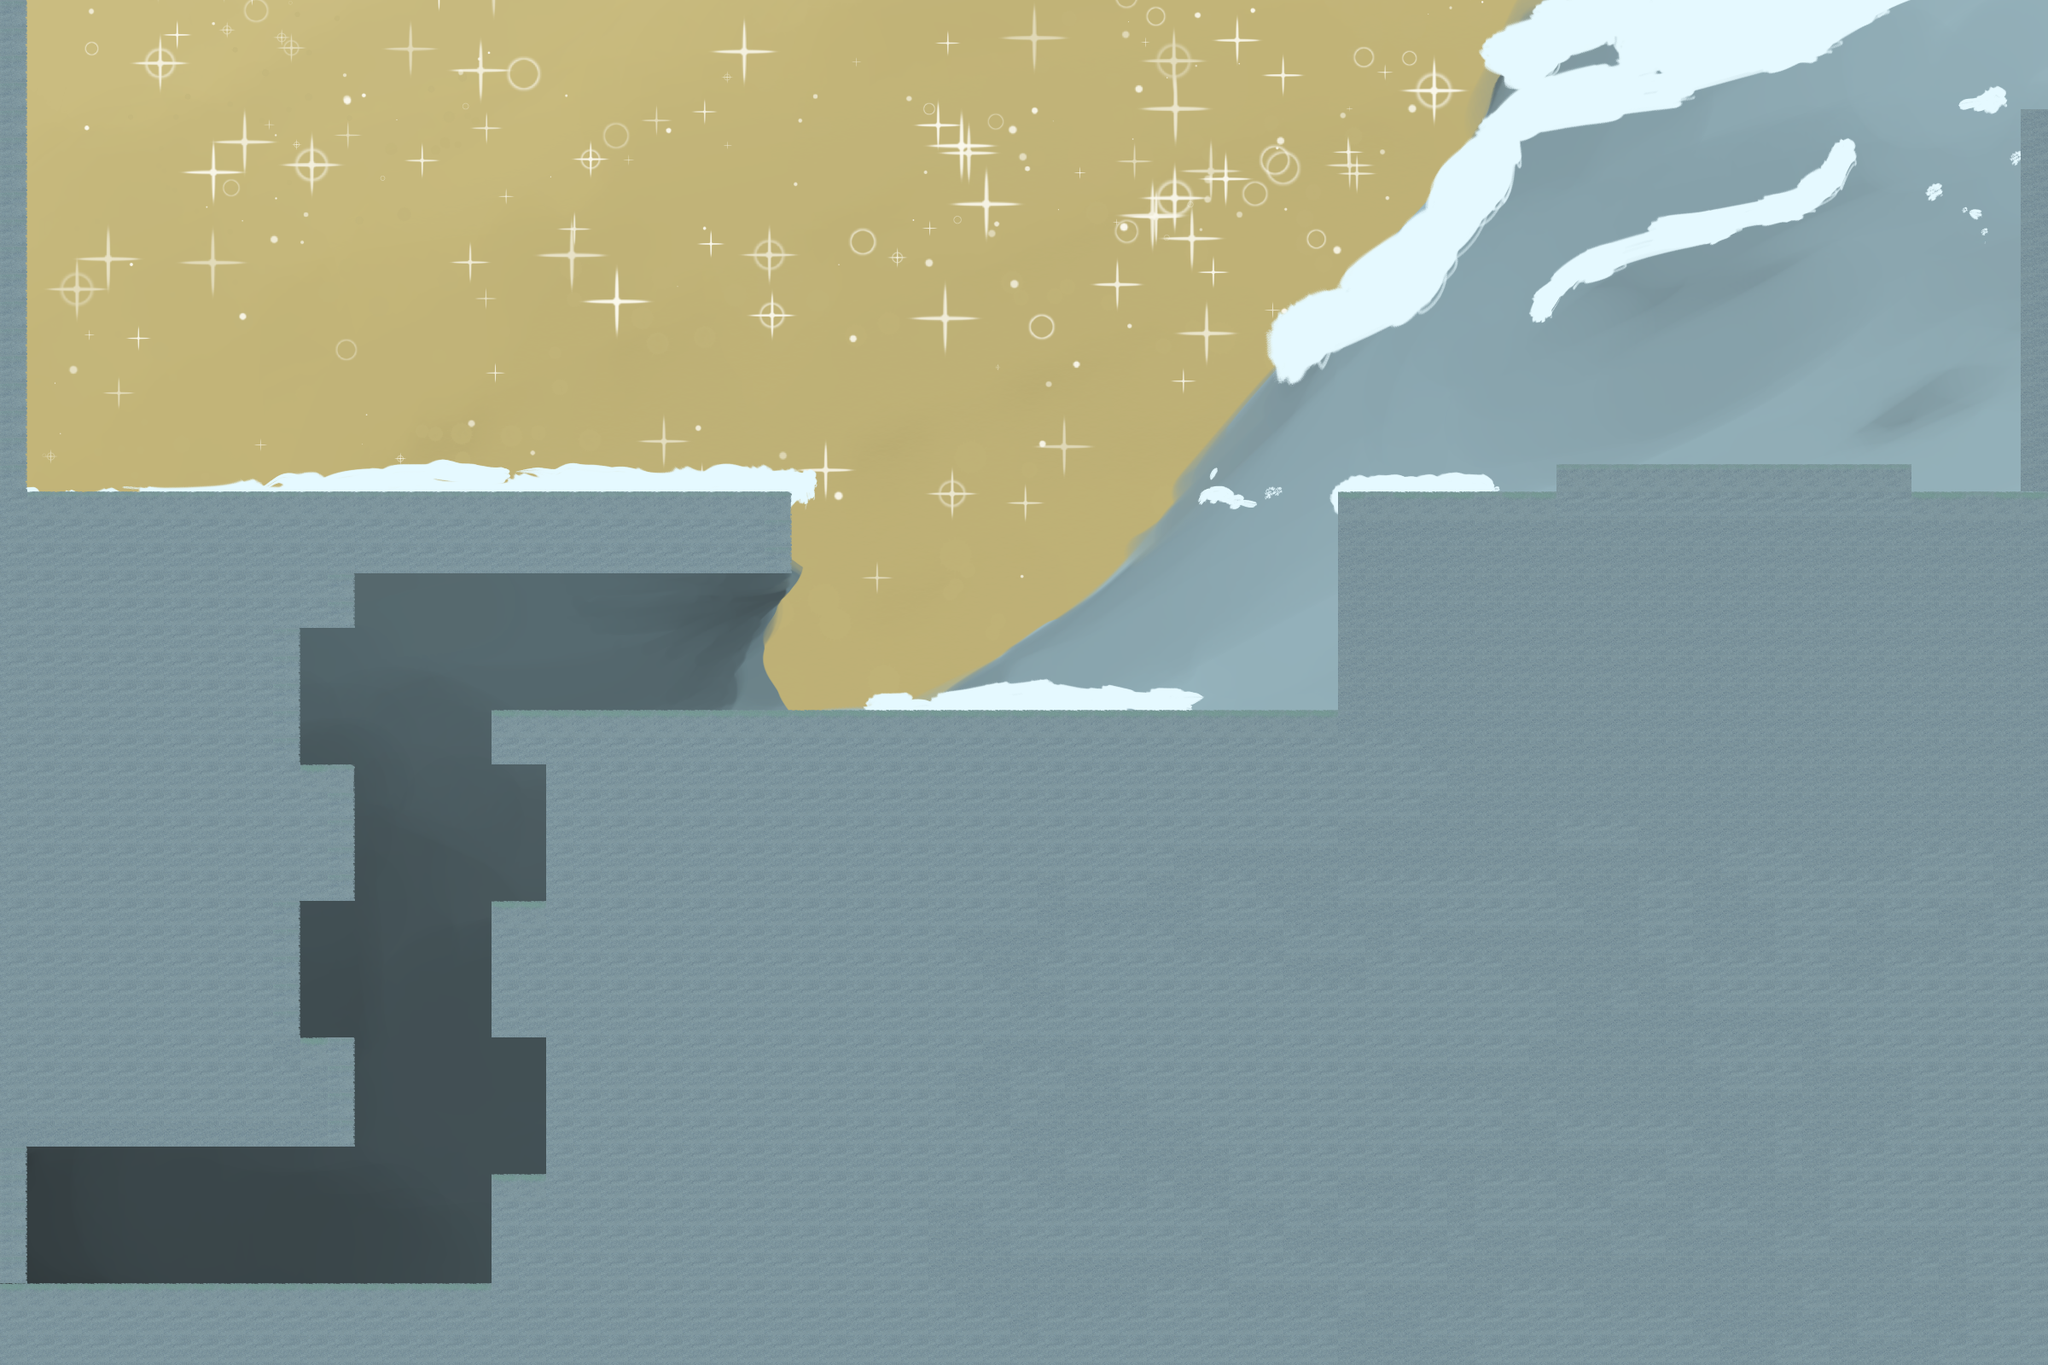

A level layout from a 2D game, rendered from its tile map. Below: a short description, then the map file with tile-grid data replaced by summaries:
An orthogonal 75x50 tile map with 32x32 px tiles, 2 tile layers (Foreground 2, Background), 2 tilesets, 3 image layers and 4 objects (player_start, tree, trigger, starShrine).

<map version="1.0" orientation="orthogonal" renderorder="right-down" width="75" height="50" tilewidth="32" tileheight="32" nextobjectid="62">
 <tileset firstgid="1" name="tiles" tilewidth="32" tileheight="32" tilecount="9" columns="3">
  <image source="../images/badtiles.png" width="96" height="96" />
 </tileset>
 <tileset firstgid="10" name="allTerrainTiles" tilewidth="32" tileheight="32" tilecount="40" columns="5">
  <image source="../images/allTerrainTiles.png" width="160" height="256" />
 </tileset>
 <imagelayer name="Image Layer 2">
  <image source="../images/Backgrounds/StarArea/StarArea_bkg2.png" width="2400" height="1600" />
  <properties>
   <property name="scrollX" type="float" value="0" />
   <property name="scrollY" type="float" value="0" />
  </properties>
 </imagelayer>
 <imagelayer name="Image Layer 3">
  <image source="../images/Backgrounds/StarArea/Stars.png" width="2400" height="1600" />
  <properties>
   <property name="scrollX" type="float" value="0.9" />
   <property name="scrollY" type="float" value="0.9" />
  </properties>
 </imagelayer>
 <imagelayer name="Image Layer 1">
  <image source="../images/Backgrounds/StarArea/StarArea_bkg1.png" width="2400" height="1600" />
  <properties>
   <property name="scrollX" type="float" value="1" />
   <property name="scrollY" type="float" value="1" />
  </properties>
 </imagelayer>
 <layer name="Foreground 2" width="75" height="50">
  <properties>
   <property name="tileset" value="allTerrainTiles" />
  </properties>
  <data>[3750 cells, 2000 non-empty, 6 distinct tile ids]</data>
 </layer>
 <layer name="Background" width="75" height="50">
  <properties>
   <property name="nocollide" value="true" />
   <property name="tileset" value="tiles" />
  </properties>
  <data>[3750 cells, 0 non-empty, 0 distinct tile ids]</data>
 </layer>
 <objectgroup name="objects">
  <object id="57" name="start" type="player_start" x="96" y="1440" width="32" height="32" />
  <object id="58" name="Tree" type="tree" x="1472" y="800" width="32" height="32" />
  <object id="60" name="End Game Trigger" type="trigger" x="1823" y="321" width="416" height="224">
   <properties>
    <property name="triggerType" value="endGameCutscene" />
   </properties>
  </object>
  <object id="61" name="Star Shrine" type="starShrine" x="2016" y="514" width="30" height="29" />
 </objectgroup>
</map>
